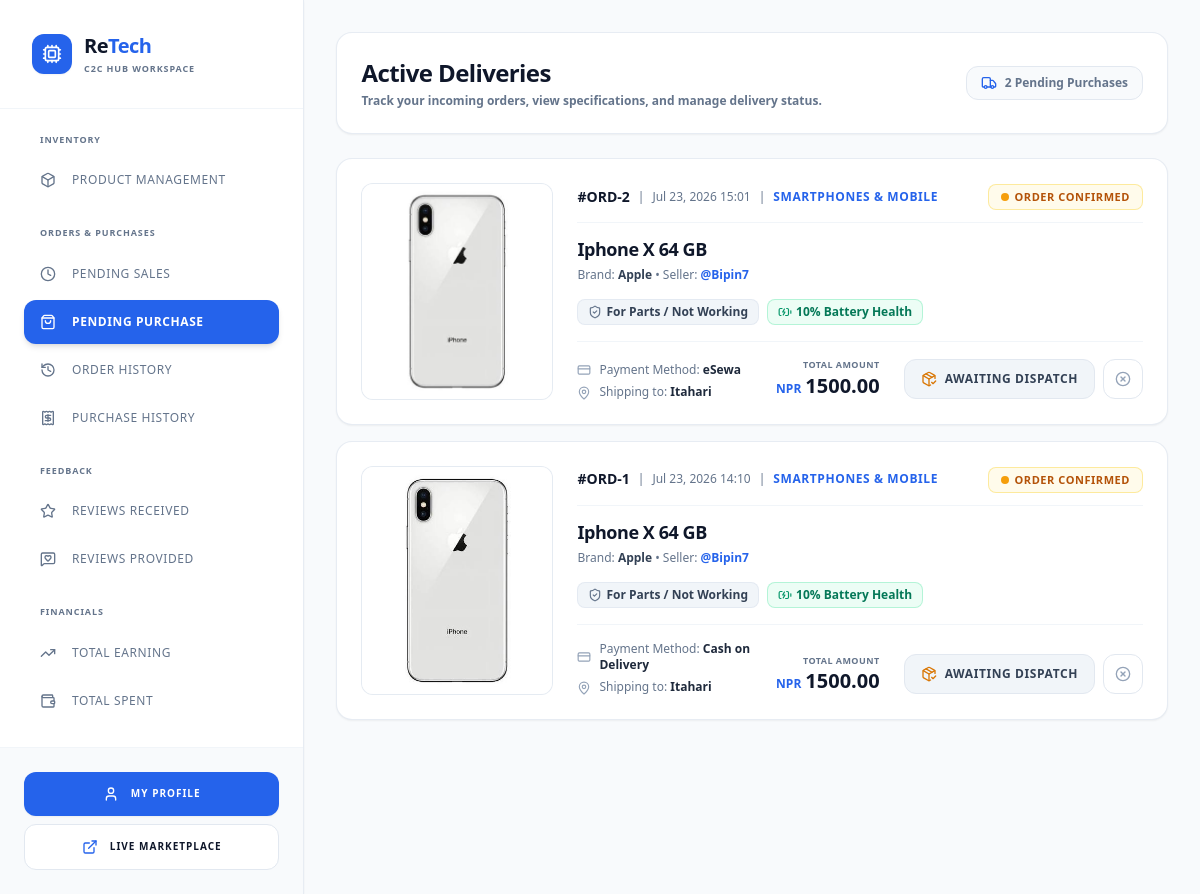
/dashboard/?section=pending-purchase (signed in), run on an earlier commit of the app's database.
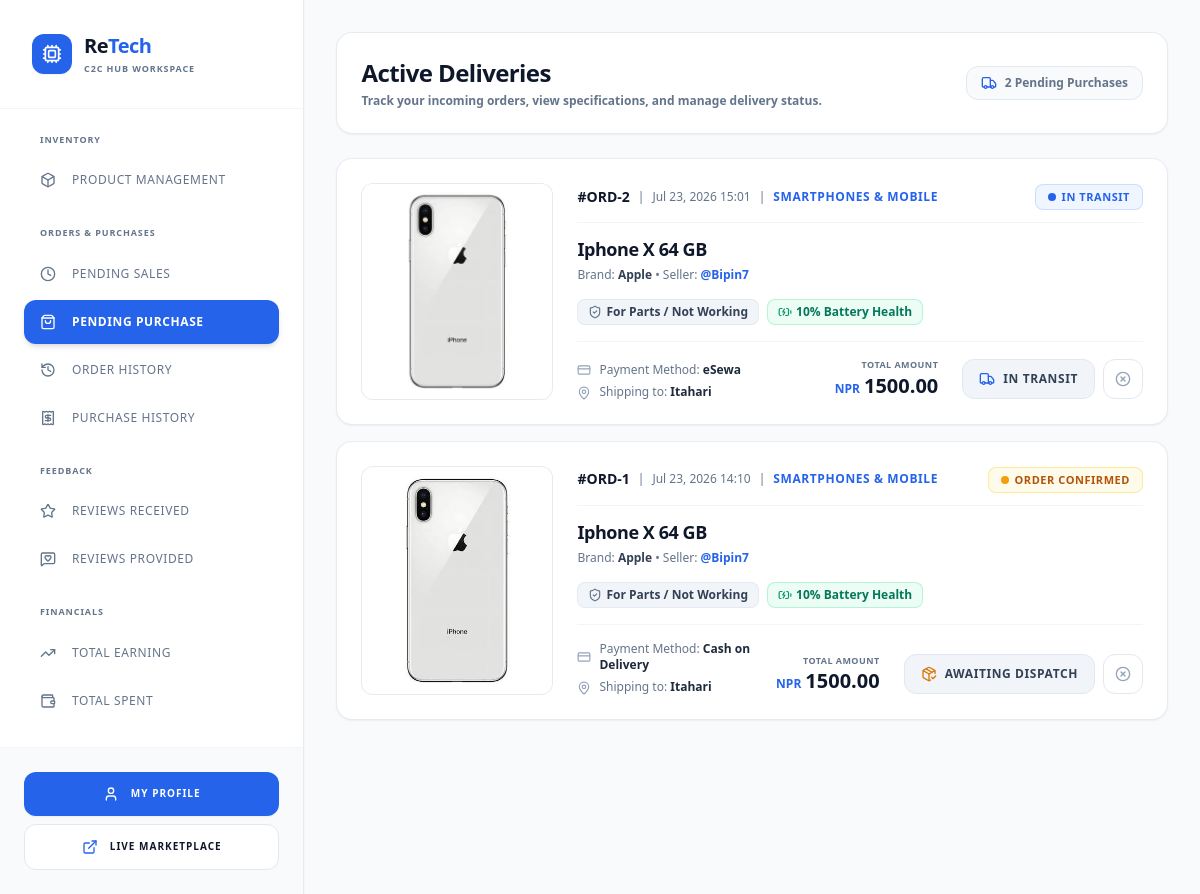
And on a later commit of the database.
### rt_app/models.py (models this page shows, shortened)
class Order(models.Model):
    class Status(models.TextChoices):
        CONFIRMED = 'confirmed', 'Order Confirmed'
        SHIPPING = 'shipping', 'In Transit'
        DELIVERED = 'delivered', 'Delivered'
        COMPLETED = 'completed', 'Completed'
        CANCELLED = 'cancelled', 'Cancelled'
        REJECTED = 'rejected', 'Rejected'
    class PaymentMethod(models.TextChoices):
        ESEWA = 'esewa', 'eSewa'
        COD = 'cod', 'Cash on Delivery'
    buyer = models.ForeignKey(User, on_delete=models.CASCADE, related_name='purchases')
    seller = models.ForeignKey(User, on_delete=models.CASCADE, related_name='sales')
    product = models.ForeignKey(Product, on_delete=models.CASCADE, related_name='orders')
    amount = models.DecimalField(max_digits=12, decimal_places=2)
    status = models.CharField(max_length=20, choices=Status.choices, default=Status.CONFIRMED)
    transaction_id = models.CharField(max_length=100, blank=True, null=True, help_text="Payment provider tracking reference ID")
    shipping_address = models.TextField()
    payment_method = models.CharField(max_length=20, choices=PaymentMethod.choices, default=PaymentMethod.ESEWA)
    created_at = models.DateTimeField(auto_now_add=True)

class Product(models.Model):
    class Condition(models.TextChoices):
        LIKE_NEW = 'like_new', 'Like New'
        EXCELLENT = 'excellent', 'Excellent'
        GOOD = 'good', 'Good'
        FAIR = 'fair', 'Fair'
        FOR_PARTS = 'for_parts', 'For Parts / Not Working'
    class Category(models.TextChoices):
        SMARTPHONES = 'smartphones', 'Smartphones & Mobile'
        LAPTOPS = 'laptops', 'Laptops & Computers'
        AUDIO = 'audio', 'Headphones & Audio'
        GAMING = 'gaming', 'Consoles & Gaming'
        COMPONENTS = 'components', 'PC Parts & Accessories'
        WEARABLES = 'wearables', 'Smartwatches & Tech'
    seller = models.ForeignKey(User, on_delete=models.CASCADE, related_name='listings')
    category = models.CharField(max_length=30, choices=Category.choices, default=Category.SMARTPHONES)
    title = models.CharField(max_length=255)
    brand = models.CharField(max_length=100)
    model_name = models.CharField(max_length=100, blank=True)
    description = models.TextField()
    price = models.DecimalField(max_digits=10, decimal_places=2)
    condition = models.CharField(max_length=20, choices=Condition.choices, default=Condition.GOOD)
    battery_health = models.PositiveIntegerField(blank=True, null=True)
    has_original_box = models.BooleanField(default=False)
    has_bill_or_warranty = models.BooleanField(default=False)
    product_image = models.ImageField(upload_to='images/products/')
    is_sold = models.BooleanField(default=False)
    is_active = models.BooleanField(default=True)
    created_at = models.DateTimeField(auto_now_add=True)
    updated_at = models.DateTimeField(auto_now=True)

class User(AbstractUser):
    phone = models.CharField(max_length=20, blank=True)
    address = models.TextField(blank=True)
    profile_picture = models.ImageField(upload_to='images/users/', blank=True, null=True)

### rt_app/views/dashboard.py (the view)
# urls.py: path('dashboard/', customer_dashboard_view, name='customer_dashboard'),
@login_required
def customer_dashboard_view(request):
    if request.user.is_staff:
        messages.error(request, "Access denied. Staff members cannot access the customer dashboard.")
        return redirect('/')
    section = request.GET.get('section', 'product-management')
    context = {
        'section': section,
        'active_count': Product.objects.filter(seller=request.user, is_active=True).count(),
    }
    if section == 'product-management':
        context['products'] = Product.objects.filter(seller=request.user).order_by('-created_at')
    elif section == 'pending-sales':
        context['pending_sales'] = Order.objects.filter(seller=request.user).exclude(status__in=[Order.Status.COMPLETED, Order.Status.CANCELLED, Order.Status.REJECTED]).order_by('-created_at')
    elif section == 'pending-purchase':
        context['pending_purchase'] = Order.objects.filter(buyer=request.user).exclude(status__in=[Order.Status.COMPLETED, Order.Status.CANCELLED, Order.Status.REJECTED]).order_by('-created_at')
    elif section == 'order-history':
        context['order_history'] = None
    elif section == 'purchase-history':
        context['purchase_history'] = None
    elif section == 'reviews-received':
        context['reviews_received'] = None
    elif section == 'reviews-provided':
        context['reviews_provided'] = None
    elif section == 'total-earning':
        context['total_earning'] = None
    elif section == 'total-spent':
        context['total_spent'] = None
    return render(request, 'dashboard/customer_dashboard.html', context)

### rt_app/templates/dashboard/customer_dashboard.html (shortened to what the changed rows need)
<!DOCTYPE html>
<html lang="en">
<head>
    {% load static %}
    <link href="{% static 'css/styles.css' %}" rel="stylesheet" />
</head>
<body class="bg-[#F8FAFC] text-[#0F172A] antialiased flex min-h-screen overflow-hidden font-sans">
    <aside class="w-80 bg-white flex flex-col border-r border-slate-200/80 relative z-30 shadow-sm">
        <div class="p-8 border-b border-slate-100">
            <div class="flex items-center gap-3">
                <div>
                    <h1 class="text-xl font-bold tracking-tight text-[#0F172A]">
                        Re<span class="text-[#2563EB]">Tech</span>
                    </h1>
                </div>
            </div>
        </div>
    </aside>
    <main class="flex-grow flex flex-col h-screen overflow-y-auto bg-[#F8FAFC] p-6 sm:p-8">
        {% if section == 'product-management' or not section %}
            {% include 'dashboard/customer/_product_management.html' %}
        {% elif section == 'pending-sales' %}
            {% include 'dashboard/customer/_pending_sales.html' %}
        {% elif section == 'pending-purchase' %}
            {% include 'dashboard/customer/_pending_purchase.html' %}
        {% elif section == 'order-history' %}
            {% include 'dashboard/customer/_order_history.html' %}
        {% elif section == 'purchase-history' %}
            {% include 'dashboard/customer/_purchase_history.html' %}
        {% elif section == 'reviews-received' %}
            {% include 'dashboard/customer/_reviews_received.html' %}
        {% elif section == 'reviews-provided' %}
            {% include 'dashboard/customer/_reviews_provided.html' %}
        {% elif section == 'total-earning' %}
            {% include 'dashboard/customer/_total_earning.html' %}
        {% elif section == 'total-spent' %}
            {% include 'dashboard/customer/_total_spent.html' %}
        {% endif %}
    </main>
</body>
</html>

### rt_app/templates/dashboard/customer/_pending_purchase.html (shortened to what the changed rows need)
<div class="space-y-6">
    <div class="flex flex-col sm:flex-row sm:items-center justify-between gap-4 bg-white p-6 rounded-2xl border border-slate-200/80 shadow-sm">
        <div>
            <h2 class="text-2xl font-bold text-[#0F172A] tracking-tight">Active Deliveries</h2>
        </div>
    </div>
    <div class="space-y-4">
        {% for order in pending_purchase %}
            <div class="bg-white border border-slate-200/80 rounded-2xl p-6 hover:border-slate-300 transition-all shadow-sm group">
                <div class="flex flex-col lg:flex-row gap-6">
                    <div class="w-full lg:w-48 h-48 sm:h-52 lg:h-auto rounded-xl bg-slate-50 border border-slate-200/80 shrink-0 relative overflow-hidden flex items-center justify-center group-hover:border-slate-300 transition-colors">
                        {% if order.product.product_image %}
                            <img src="{{ order.product.product_image.url }}" alt="{{ order.product.title }}" class="w-full h-full object-cover group-hover:scale-105 transition-transform duration-300">
                        {% else %}
                            <div class="flex flex-col items-center justify-center text-slate-400 gap-2">
                                <i data-lucide="package" class="w-10 h-10"></i>
                                <span class="text-xs font-medium">No image available</span>
                            </div>
                        {% endif %}
                    </div>
                    <div class="flex-grow flex flex-col justify-between space-y-4">
                        <div class="space-y-3">
                            <div class="flex flex-wrap items-center justify-between gap-3 border-b border-slate-100 pb-3">
                                <div class="flex flex-wrap items-center gap-2 text-xs">
                                    <span class="font-bold text-[#0F172A] text-sm">#ORD-{{ order.id }}</span>
                                    <span class="text-[#64748B] font-medium">|</span>
                                    <span class="text-[#64748B] font-medium">{{ order.created_at|date:"M j, Y H:i" }}</span>
                                    <span class="text-[#64748B] font-medium">|</span>
                                    <span class="font-bold text-[#2563EB] uppercase tracking-wider">
                                        {{ order.product.get_category_display }}
                                    </span>
                                </div>
                                <div>
                                    {% if order.status == 'confirmed' %}
                                        <span class="inline-flex items-center gap-1.5 px-3 py-1 rounded-lg bg-amber-50 border border-amber-200/80 text-amber-700 text-[11px] font-bold uppercase tracking-wider">
                                            <span class="w-2 h-2 rounded-full bg-amber-500 animate-pulse"></span> {{ order.get_status_display }}
                                        </span>
                                    {% elif order.status == 'shipping' %}
                                        <span class="inline-flex items-center gap-1.5 px-3 py-1 rounded-lg bg-blue-50 border border-blue-200/80 text-[#2563EB] text-[11px] font-bold uppercase tracking-wider">
                                            <span class="w-2 h-2 rounded-full bg-[#2563EB] animate-pulse"></span> {{ order.get_status_display }}
                                        </span>
                                    {% elif order.status == 'delivered' %}
                                        <span class="inline-flex items-center gap-1.5 px-3 py-1 rounded-lg bg-emerald-50 border border-emerald-200/80 text-emerald-700 text-[11px] font-bold uppercase tracking-wider">
                                            <span class="w-2 h-2 rounded-full bg-emerald-500"></span> {{ order.get_status_display }}
                                        </span>
                                    {% else %}
                                        <span class="inline-flex items-center gap-1.5 px-3 py-1 rounded-lg bg-slate-100 border border-slate-200 text-[#64748B] text-[11px] font-bold uppercase tracking-wider">
                                            <span class="w-2 h-2 rounded-full bg-slate-400"></span> {{ order.get_status_display }}
                                        </span>
                                    {% endif %}
                                </div>
                            </div>
                            <div>
                                <h3 class="text-lg font-bold text-[#0F172A] tracking-tight group-hover:text-[#2563EB] transition-colors line-clamp-1">
                                    {{ order.product.title }}
                                </h3>
                                <p class="text-xs text-[#64748B] mt-1">
                                    Brand: <span class="font-bold text-slate-700">{{ order.product.brand }}</span>
                                    • Seller: <span class="font-bold text-[#2563EB]">@{{ order.seller.username }}</span>
                                </p>
                            </div>
                            <div class="flex flex-wrap items-center gap-2 pt-1">
                                <span class="inline-flex items-center gap-1 px-2.5 py-1 bg-slate-100 border border-slate-200/80 rounded-lg text-xs font-bold text-slate-700">
                                    <i data-lucide="shield-check" class="w-3.5 h-3.5 text-slate-500"></i>
                                    {{ order.product.get_condition_display }}
                                </span>
                                {% if order.product.battery_health %}
                                    <span class="inline-flex items-center gap-1 px-2.5 py-1 bg-emerald-50 border border-emerald-200/80 rounded-lg text-xs font-bold text-emerald-700">
                                        <i data-lucide="battery-charging" class="w-3.5 h-3.5 text-emerald-600"></i>
                                        {{ order.product.battery_health }}% Battery Health
                                    </span>
                                {% endif %}
                            </div>
                        </div>
                        <div class="pt-4 border-t border-slate-100 flex flex-col md:flex-row md:items-end justify-between gap-4">
                            <div class="space-y-1.5 max-w-md">
                                <div class="flex items-center gap-2 text-xs text-[#64748B]">
                                    <i data-lucide="credit-card" class="w-3.5 h-3.5 text-slate-400 shrink-0"></i>
                                    <span>Payment Method: <strong class="text-slate-800 font-semibold">{{ order.get_payment_method_display }}</strong></span>
                                </div>
                                <div class="flex items-start gap-2 text-xs text-[#64748B]">
                                    <i data-lucide="map-pin" class="w-3.5 h-3.5 text-slate-400 shrink-0 mt-0.5"></i>
                                    <span class="line-clamp-1" title="{{ order.shipping_address }}">
                                        Shipping to: <strong class="text-slate-800 font-semibold">{{ order.shipping_address }}</strong>
                                    </span>
                                </div>
                            </div>
                            <div class="flex items-center justify-between md:justify-end gap-6 shrink-0">
                                <div class="flex flex-col md:text-right">
                                    <span class="text-[9px] uppercase font-bold tracking-wider text-[#64748B]">Total Amount</span>
                                    <div class="flex items-baseline gap-0.5">
                                        <span class="text-xs font-bold text-[#2563EB] mr-0.5">NPR</span>
                                        <span class="text-xl font-extrabold text-[#0F172A]">{{ order.amount|floatformat:2 }}</span>
                                    </div>
                                </div>
                                <div class="flex items-center gap-2">
                                    {% if order.status == "confirmed" %}
                                        <div class="bg-slate-100 border border-slate-200 text-slate-700 font-bold h-10 px-4 rounded-xl flex items-center justify-center gap-2 text-xs uppercase tracking-wider whitespace-nowrap">
                                            <i data-lucide="package-check" class="w-4 h-4 text-amber-600"></i>
                                            <span>Awaiting Dispatch</span>
                                        </div>
                                    {% elif order.status == "shipping" %}
                                        <div class="bg-slate-100 border border-slate-200 text-slate-700 font-bold h-10 px-4 rounded-xl flex items-center justify-center gap-2 text-xs uppercase tracking-wider whitespace-nowrap">
                                            <i data-lucide="truck" class="w-4 h-4 text-[#2563EB]"></i>
                                            <span>In Transit</span>
                                        </div>
                                    {% endif %}
                                    <a href="/order/cancel/{{ order.id }}" class="bg-white hover:bg-red-50 border border-slate-200 hover:border-red-200 text-slate-400 hover:text-red-600 h-10 w-10 rounded-xl transition-all flex items-center justify-center active:scale-95" title="Cancel Order">
                                        <i data-lucide="x-circle" class="w-4 h-4"></i>
                                    </a>
                                </div>
                            </div>
                        </div>
                    </div>
                </div>
            </div>
        {% endfor %}
    </div>
</div>

What changed in the data, as far as the page shows it:
changed Order "eSewa": status "ORDER CONFIRMED" → "IN TRANSIT"; status "AWAITING DISPATCH" → "IN TRANSIT"
